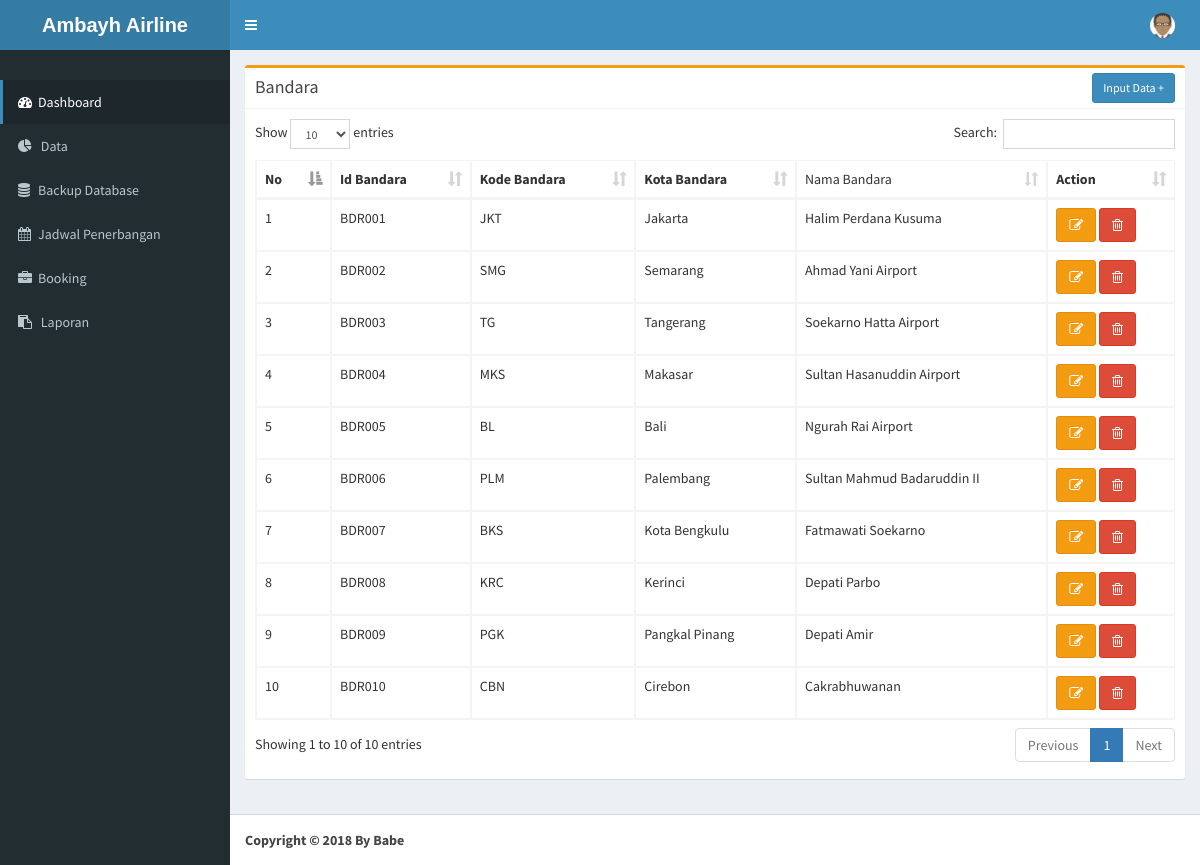
The page /index.php/bandara/page/bandara on the database its author committed.
### tables this page shows
CREATE TABLE `bandara` (
  `id_bandara` varchar(50) NOT NULL,
  `kode` varchar(50) NOT NULL,
  `kota_bandara` varchar(50) NOT NULL,
  `nama_bandara` varchar(50) NOT NULL
);

### application/controllers/Bandara.php (called while the page is built, shortened)
<?php
	class Bandara extends CI_Controller
	{
		function __construct()
		{
			$this->load->model('model_bandara');
		}
		public function page()
		{
			$page = $this->uri->segment(3);
			$data['page'] = $page;
			$data['folder'] = 'bandara/';
			if($page == 'bandara'){
				$data['title'] = "Bandara";
				$data['tmp'] = $this->model_bandara->tmp_bandara()->result();
				$this->load->view('index',$data);
			}else if($page == 'f_bandara'){
				$data['title'] = "Form Bandara";
				$f_bandara = $this->uri->segment(4);
				if(empty($f_bandara)){
					$data['status'] = "simpan";
					$data['judul'] = "Input Data Bandara";
					$data['value'] = "Simpan Data";
					$data['open'] = "bandara/simpan_bandara";
					$data['id'] = $this->model_bandara->id_bandara();
					$data['onclick'] = "simpan_bandara()";
				}else{
					$data['status'] = "edit";
					$data['judul'] = "Edit Data Bandara";
					$data['value'] = "Edit Data";
					$data['onclick'] = "edit_bandara()";
					$data['open'] = "bandara/edit_bandara";
					$data['hsl'] = $this->model_bandara->hsl("WHERE id_bandara = '$f_bandara'");
				}
				$this->load->view('content/bandara/f_bandara',$data);
			}else{
				$this->load->view('index',$data);
			}
		}
	}
 ?>

### index.php (called while the page is built, shortened)
<?php
require_once BASEPATH.'core/CodeIgniter.php';

### application/models/Model_bandara.php (called while the page is built, shortened)
<?php
	class Model_bandara extends CI_Model
	{
		public function tmp_bandara()
		{
			return $this->db->get('bandara');
		}
	}
 ?>

### application/views/content/bandara/bandara.php (the view, shortened to what this page needs)
 <div class="row">
            <div class="col-xs-12">
              <div class="box box-warning">
                <div class="box-header with-border">
                    <h3 class="box-title">Bandara</h3>
                    <div class="box-tools pull-right">
                        <button class="btn btn-primary btn-sm" type="button" data-toggle="modal" data-target="#modal-skin" onclick="modal('<?php echo site_url('bandara/page/f_bandara') ?>')">Input Data +</button>
                    </div>
                </div>
                <div class="box-body">
                		<div class="table-responsive">
	<table class="table table-bordered" id="table">
		<thead>
			<tr>
				<th>No</th>
				<th>Id Bandara</th>
				<th>Kode Bandara</th>
				<th>Kota Bandara</th>
				<td>Nama Bandara</td>
				<th>Action</th>
			</tr>
		</thead>
		<tbody>
			<?php
				$no = 0;
				foreach ($tmp as $data) {$no++;
			 ?>
			 <tr>
			 	<td><?php echo $no; ?></td>
			 	<td><?php echo $data->id_bandara ?></td>
			 	<td><?php echo $data->kode ?></td>
			 	<td><?php echo $data->kota_bandara ?></td>
			 	<td><?php echo $data->nama_bandara ?></td>
			 	<td>
			 		<button type="button" data-toggle="modal" data-target="#modal-skin" class="btn btn-warning " onclick="modal('<?php echo site_url('bandara/page/f_bandara') ?>/<?php echo $data->id_bandara ?>')"><i class="fa fa-pencil-square-o"></i></button>
			 		<a href="<?php echo site_url('bandara/hapus_bandara/') ?><?php echo $data->id_bandara ?>" class="btn btn-danger" onclick="return confirm('Anda Yakin Menghapus Data Ini ?')"><i class="fa fa-trash-o" aria-hidden="true"></i></a>
			 	</td>
			 </tr>
			 <?php } ?>
		</tbody>
	</table>
</div>
                </div>
              </div>
            </div>
          </div>

### application/views/index.php (shortened to what this page needs)
<!DOCTYPE html>
<html>
 <head>
    <link rel="stylesheet" type="text/css" href="<?php echo base_url('assets/sweetalert2-master/dist/sweetalert2.min.css') ?>">
    <link rel="stylesheet" href="<?php echo base_url();?>/assets/bootstrap/css/bootstrap.min.css">
    <link rel="stylesheet" href="<?php echo base_url();?>/assets/fa/css/font-awesome.css">
    <link rel="stylesheet" href="<?php echo base_url();?>/assets/plugins/datatables/dataTables.bootstrap.css">
    <link rel="stylesheet" href="<?php echo base_url();?>/assets/dist/css/AdminLTE.min.css">
    <link rel="stylesheet" href="<?php echo base_url();?>/assets/dist/css/skins/_all-skins.min.css">
  </head>
  <body class="hold-transition skin-blue sidebar-mini">
    <div class="wrapper">
      <?php
        include "content_header.php";
       ?>
      <aside class="main-sidebar">
        <section class="sidebar">
          <div class="user-panel">
          </div>
          <ul class="sidebar-menu">
              <li class="active"><a href="<?php echo site_url('home/page');?>" ><i class="fa fa-dashboard"></i><span>Dashboard</span></a></li>
            <?php if($this->session->userdata('level') == "admin"){ ?>
             <li class="treeview">
                <a href="#">
                    <i class="fa fa-pie-chart"></i>
                    <span>Data</span>
                </a>
                <ul class="treeview-menu">
                    <li><a href="<?php echo site_url('bandara/page/bandara') ?>"><i class="fa fa-circle-o"></i>Bandara </a></li>
                    <li><a href="<?php echo site_url('pesawat/page/pesawat') ?>"><i class="fa fa-circle-o"></i>Pesawat</a></li>
                    <li><a href="<?php echo site_url('customer/page/customer') ?>"><i class="fa fa-circle-o"></i>Customer</a></li>
                    <li><a href="<?php echo site_url('penerbangan/page/penerbangan') ?>"><i class="fa fa-circle-o"></i>Penerbangan</a></li>
                    <li><a href="<?php echo site_url('tarif/page/tarif') ?>"><i class="fa fa-circle-o"></i>Tarif</a></li>
                </ul>
            </li>
            <li><a href="<?php echo site_url('backup/page') ?>"><i class="fa fa-database" aria-hidden="true"></i><span>Backup Database</span></a></li>
        <?php }elseif($this->session->userdata('level') == "petugas"){ ?>
            <li><a href="<?php echo site_url('jadwal/page/jadwal') ?>"><i class="fa fa-calendar" aria-hidden="true"></i><span>Jadwal Penerbangan</span></a></li>
            <li><a href="<?php echo site_url('booking/page/booking') ?>"><i class="fa fa-briefcase" aria-hidden="true"></i><span>Booking</span></a></li>
        <?php }else{ ?>
        <li class="treeview">
                <a href="#">
                    <i class="fa fa-pie-chart"></i>
                    <span>Data</span>
                </a>
            </li>
            <li><a href="<?php echo site_url('backup/page') ?>"><i class="fa fa-database" aria-hidden="true"></i><span>Backup Database</span></a></li>
        <li><a href="<?php echo site_url('jadwal/page/jadwal') ?>"><i class="fa fa-calendar" aria-hidden="true"></i><span>Jadwal Penerbangan</span></a></li>
            <li><a href="<?php echo site_url('booking/page/booking') ?>"><i class="fa fa-briefcase" aria-hidden="true"></i><span>Booking</span></a></li>
        <li class="treeview">
                <a href="#">
                    <i class="fa fa-clipboard"></i>
                    <span>Laporan</span>
                </a>
            </li>
            <?php } ?>
          </ul>
        </section>
      </aside>
      <div class="content-wrapper">
        <section class="content" id="content">
               <?php
                    include 'content/'.$folder.$page.'.php';
                ?>
        </section>
    </div>
    <?php
        include "content_footer.php";
    ?>
    </div>
  </body>
</html>

### application/views/content_header.php (shortened to what this page needs)
<header class="main-header">
  <div class="logo">
<span class="logo-lg" style="font-family: 'Oswald', sans-serif;"> <b>Ambayh Airline</b></span>
</div>
  <nav class="navbar navbar-static-top" role="navigation">
    <a href="#" class="sidebar-toggle" data-toggle="offcanvas" role="button">
    </a>
    <div class="navbar-custom-menu">
      <ul class="nav navbar-nav">
        <li class="dropdown user user-menu">
          <a href="#" class="dropdown-toggle" data-toggle="dropdown">
    <img src="<?php echo base_url() ?>assets/dist/img/avatar.png" class="user-image" alt="Foto">
          </a>
        </li>
      </ul>
    </div>
  </nav>
</header>

### application/views/content_footer.php (shortened to what this page needs)
<footer class="main-footer">
    <strong>Copyright &copy; <?php echo date("Y") ?> By Babe</a></strong>
</footer>

### rows shown on the page
bandara: id_bandara "BDR001", kode "JKT", kota_bandara "Jakarta", nama_bandara "Halim Perdana Kusuma"
bandara: id_bandara "BDR002", kode "SMG", kota_bandara "Semarang", nama_bandara "Ahmad Yani Airport"
bandara: id_bandara "BDR003", kode "TG", kota_bandara "Tangerang", nama_bandara "Soekarno Hatta Airport"
bandara: id_bandara "BDR004", kode "MKS", kota_bandara "Makasar", nama_bandara "Sultan Hasanuddin Airport"
bandara: id_bandara "BDR005", kode "BL", kota_bandara "Bali", nama_bandara "Ngurah Rai Airport"
bandara: id_bandara "BDR006", kode "PLM", kota_bandara "Palembang", nama_bandara "Sultan Mahmud Badaruddin II"
bandara: id_bandara "BDR007", kode "BKS", kota_bandara "Kota Bengkulu", nama_bandara "Fatmawati Soekarno"
bandara: id_bandara "BDR008", kode "KRC", kota_bandara "Kerinci", nama_bandara "Depati Parbo"
bandara: id_bandara "BDR009", kode "PGK", kota_bandara "Pangkal Pinang", nama_bandara "Depati Amir"
bandara: id_bandara "BDR010", kode "CBN", kota_bandara "Cirebon", nama_bandara "Cakrabhuwanan"
